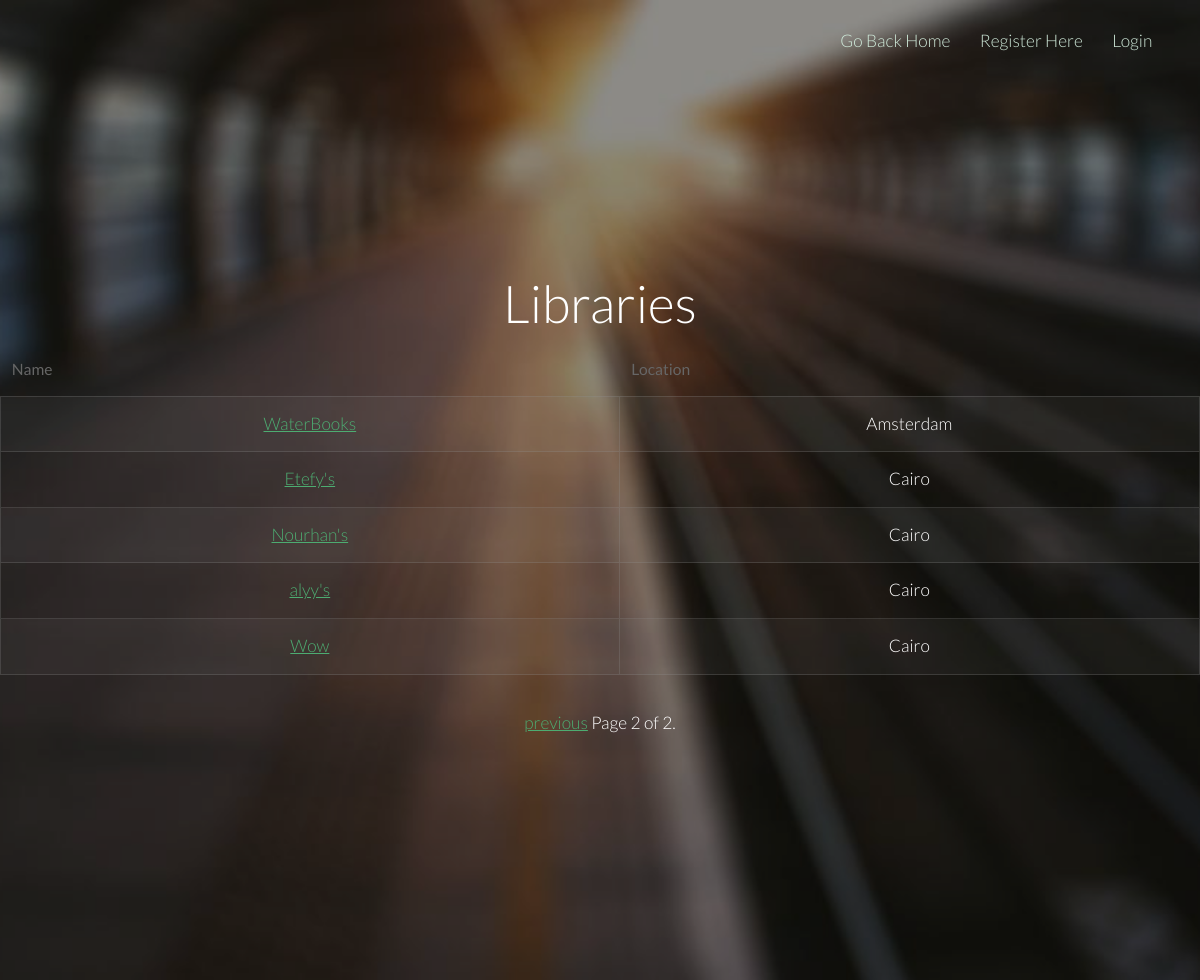
Screenshot of /main/library-list/?page=2 with the database file from the repository.
### main/models.py (models this page shows, shortened)
class Library(models.Model):
    name = models.CharField(max_length=128, unique=True, null=False)
    location = models.CharField(max_length=128)
    owner = models.OneToOneField(User)
    slug = models.SlugField(unique=False)

### main/views.py (the view)
class LibraryListView(PaginateMixin, ListView):
    model = Library
    template_name = "main/library_list.html"
    context_object_name = "libraries"

### templates/main/library_list.html (shortened to what this page needs)
<!DOCTYPE html>
{% load staticfiles %}
<html>
	<head>
		<link rel="stylesheet" href="{% static "css/skel.css" %}" />
		<link rel="stylesheet" href="{% static "css/style.css" %}" />
		<link rel="stylesheet" href="{% static "css/style-xlarge.css" %}" />
	</head>
	<body class="landing">
		<header id="header">
			<nav id="nav">
				{% if user.is_authenticated %}
				<ul>
					<li><a href="/main/">Go Back Home</a></li>
					<li><a href="/messages/inbox/">Inbox</a></li>
					<li><a href="{% url "notification-list" %}">{{ count }} new notifications</a></li>
					<li><a href="{% url "logout" %}">Logout</a></li>
				</ul>
				{% else %}
				<ul>
					<li><a href="/main/">Go Back Home</a></li>
					<li><a href="/main/register/">Register Here</a></li>
					<li><a href="{% url "login" %}">Login</a></li>
				</ul>
				{% endif %}
			</nav>
		</header>
		<section id="banner" class="wrapper">
			<div class="container">
				<section>
					<h2>Libraries</h2>
					<div class="table-wrapper">
						{% block content %}
							<table class="alt">
								<thead>
									<tr>
										<th>Name</th>
										<th>Location</th>
									</tr>
								</thead>
								<tbody>
								{% for library in object_list %}
									<tr>
										<td><a href="{% url "library-detail" library.slug %}">{{ library.name }}</a></td>
										<td>{{ library.location }}</td>
									</tr>
									{% endfor %}
								</tbody>
							</table>
						{% endblock %}
					</div>
				</section>
			</div>
			<div class="pagination">
			    <span class="step-links">
			        {% if page_obj.has_previous %}
			            <a href="?page={{ page_obj.previous_page_number }}">previous</a>
			        {% endif %}
			        <span class="current">
			            Page {{ page_obj.number }} of {{ page_obj.paginator.num_pages }}.
			        </span>
			    </span>
			</div>
		</section>
	</body>
</html>

### static/css/skel.css (style rules this page uses)
html,body,div,span,applet,object,iframe,h1,h2,h3,h4,h5,h6,p,blockquote,pre,a,abbr,acronym,address,big,cite,code,del,dfn,em,img,ins,kbd,q,s,samp,small,strike,strong,sub,sup,tt,var,b,u,i,center,dl,dt,dd,ol,ul,li,fieldset,form,label,legend,table,caption,tbody,tfoot,thead,tr,th,td,article,aside,canvas,details,embed,figure,figcaption,footer,header,hgroup,menu,nav,output,ruby,section,summary,time,mark,audio,video { margin:0;padding:0;border:0;font-size:100%;font:inherit;vertical-align:baseline; }
article,aside,details,figcaption,figure,footer,header,hgroup,menu,nav,section { display:block; }
body { line-height:1; }
ol,ul { list-style:none; }
table { border-collapse:collapse;border-spacing:0; }
body { -webkit-text-size-adjust:none }
*, *:before, *:after { -moz-box-sizing: border-box; -webkit-box-sizing: border-box; box-sizing: border-box; }
body { min-width: 1200px; }
.container { margin-left: auto; margin-right: auto; width: 1200px; }

### static/css/style.css (style rules this page uses)
body { background: #fff; }
body, input, select, textarea { color: #444; font-family: "Lato", Helvetica, sans-serif; font-size: 15pt; font-weight: 300; line-height: 1.65em; }
a { color: #4dac71; text-decoration: underline; }
h1, h2, h3, h4, h5, h6 { color: #666; font-weight: 300; line-height: 1em; margin: 0 0 1em 0; }
h2 { font-size: 1.75em; line-height: 1.5em; }
ul { list-style: disc; margin: 0 0 2em 0; padding-left: 1em; }
ul li { padding-left: 0.5em; }
.table-wrapper { -webkit-overflow-scrolling: touch; overflow-x: auto; }
table { margin: 0 0 2em 0; width: 100%; }
table tbody tr { border: solid 1px rgba(144, 144, 144, 0.25); border-left: 0; border-right: 0; }
table tbody tr:nth-child(2n + 1) { background-color: rgba(144, 144, 144, 0.075); }
table td { padding: 0.75em 0.75em; }
table th { color: #666; font-size: 0.9em; font-weight: 400; padding: 0 0.75em 0.75em 0.75em; text-align: left; }
table thead { border-bottom: solid 2px rgba(144, 144, 144, 0.25); }
table.alt { border-collapse: separate; }
table.alt tbody tr td { border: solid 1px rgba(144, 144, 144, 0.25); border-left-width: 0; border-top-width: 0; }
table.alt tbody tr td:first-child { border-left-width: 1px; }
table.alt tbody tr:first-child td { border-top-width: 1px; }
table.alt thead { border-bottom: 0; }
body.landing #header { background-color: transparent; left: 0; position: absolute; top: 0; }
#header { background-color: #202222; color: #ffffff; cursor: default; height: 4.75em; line-height: 4.75em; width: 100%; z-index: 10000; }
#header nav { height: inherit; line-height: inherit; position: absolute; right: 2.75em; top: 0; vertical-align: middle; }
#header nav > ul { list-style: none; margin: 0; padding-left: 0; }
#header nav > ul > li { border-radius: 4px; display: inline-block; margin-left: 1.5em; padding-left: 0; }
#header nav > ul > li a { -moz-transition: color 0.2s ease-in-out; -webkit-transition: color 0.2s ease-in-out; -o-transition: color 0.2s ease-in-out; -ms-transition: color 0.2s ease-in-out; transition: color 0.2s ease-in-out; color: #cee8d8; display: inline-block; text-decoration: none; }
#header nav > ul > li:first-child { margin-left: 0; }
#banner { background: url("images/overlay.png"), url("../images/banner.jpg"); background-position: center; background-repeat: no-repeat; background-size: cover; color: #ffffff; padding: 16em 0em 14em; text-align: center; }
#banner h2 { color: #ffffff; font-size: 3em; line-height: 1em; margin: 0 0 0.5em 0; padding: 0; }
.wrapper { padding: 6em 0em 4em; }

### static/css/style-xlarge.css (style rules this page uses)
body, input, select, textarea { font-size: 13pt; }

### static/css/style-large.css (style rules this page uses)
body, input, select, textarea { font-size: 13pt; }
#banner { padding: 12em 0em 10em; }
#banner h2 { font-size: 3.5em; }

### rows the page displays
Library: name "WaterBooks", location "Amsterdam"
Library: name "Etefy's", location "Cairo"
Library: name "Nourhan's", location "Cairo"
Library: name "alyy's", location "Cairo"
Library: name "Wow", location "Cairo"

### other values shown
{{ page_obj.number }} "2"
{{ page_obj.paginator.num_pages }} "2"
